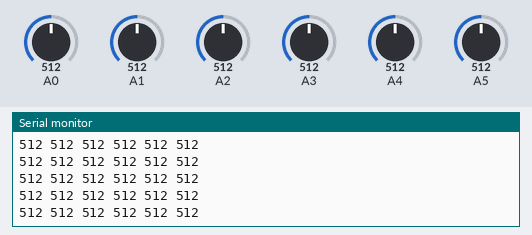
Bench run of a sketch on a simulated Arduino Uno, built with avr-gcc and run on an emulated ATmega328P. On the bench: the last lines printed to the serial monitor. The test bench sets the inputs (shaded band); at power-on: A0 = 512, A1 = 512, A2 = 512, A3 = 512, A4 = 512, A5 = 512.

Above: at 1.2 s.
1.3 s: A0 set to 107
At 1.36 s:
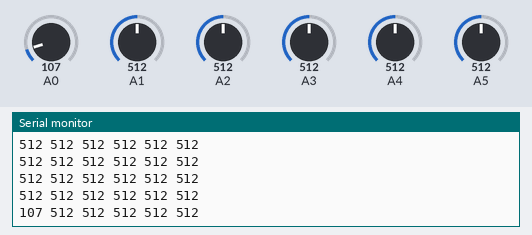
4.3 s: A0 set to 90
At 4.3 s:
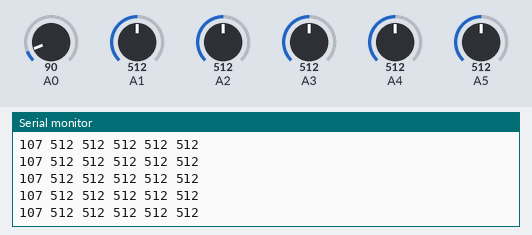
Timing chart, 0 to 7.3 s (numbered marks = the images above; inputs shaded):
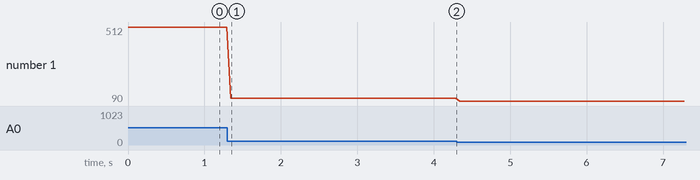

Measured:
- after the input at 1.3 s, the serial monitor: prints a new line at once (image 1)
- plotted number 1: 512 → 107 after the input at 1.3 s, 107 → 90 after the input at 4.3 s

The sketch:

test_python.ino
```cpp
// analog-plot
//
// Read analog values from A0 and A1 and print them to serial port.
//
// electronut.in

#include "Arduino.h"

void setup()
{
  // initialize serial comms
  Serial.begin(9600);
}

void loop()
{
  // read A0
  int val1 = analogRead(0);
  // read A1
  int val2 = analogRead(1);
  // read A2
  int val3 = analogRead(2);
  // read A3
  int val4 = analogRead(3);
  // read A4
  int val5 = analogRead(4);
  // read A5
  int val6 = analogRead(5);
  // print to serial
  Serial.print(val1);
  Serial.print(" ");
  Serial.print(val2);
  Serial.print(" ");
  Serial.print(val3);
  Serial.print(" ");
  Serial.print(val4);
  Serial.print(" ");
  Serial.print(val5);
  Serial.print(" ");
  Serial.print(val6);
  Serial.print("\n");
  // wait
  delay(50);
}
```
